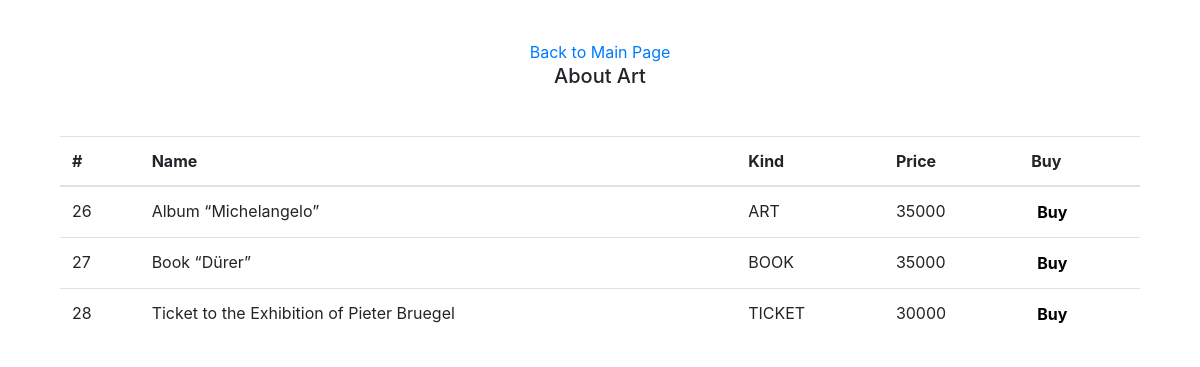
The app's page /BuyArt.php with its own data.
### tables this page shows
CREATE TABLE `product` (
  `id` int(11) NOT NULL,
  `name` varchar(50) NOT NULL,
  `image` text NOT NULL,
  `kind` varchar(50) NOT NULL,
  `price` int(100) NOT NULL
);

### db.php (called while the page is built, shortened)
<?php
class Db{
    private $host = "localhost";
    private $user = "root";
    private $password = "";
    private $database = "session";
    private $conn;
    function __construct() {
        $this->conn = $this->connectDB();
    }
    function connectDB() {
        $conn = mysqli_connect($this->host,$this->user,$this->password,$this->database);
        return $conn;
    }
    function query($query){
        $result = mysqli_query($this->conn, $query);
        while($row = mysqli_fetch_assoc($result)){
            $resultset[] = $row;
        }
        if(!empty($resultset)){
            return $resultset;
        }
    }
}
?>

### BuyArt.php (the view, shortened to what this page needs)
<!DOCTYPE html>
<html lang="en">
<head>
	<link rel="stylesheet" href="https://stackpath.bootstrapcdn.com/bootstrap/4.4.1/css/bootstrap.min.css"
>
</head>
<body>
	<div class="content">
		<div class="container">
			<div class="row mt-3">
				<div class="col-md-12">
					<div class="col-md-12 mb-5 text-center">
						<br>
						<a href="USER_MAIN_PAGE.php">Back to Main Page</a>
						<br>
						<h5>About Art</h5>
					</div>
					<div class="col-md-12">
						<?php
						require_once "db.php";
						$db = new Db();
						$q = $db->query("SELECT * FROM `product`");
						echo "<table class='table'><thead><tr><th scope='col'>#</th><th scope='col'>Name</th><th scope='col'>Kind</th><th scope='col'>Price</th><th scope='col'>Buy</th></tr></thead><tbody id='resusers'>";
						if (!empty($q)) {
							foreach ($q as $row) {
									echo "<tr><td>" . $row["id"] .
										"</td><td>" . $row["name"] .
										"</td><td>" . $row["kind"] .
										"</td><td>" . $row["price"] .
										"</td><td>" . "<button style='border:none; font-weight: 700; background-color: rgba(0,0,0,0);' class='buy'; type='submit' data-id='$row[id]'>Buy</button>" .
										"</td></tr>";
								}
							}
							echo "</tbody></table>";
						?>
					</div>
					<br>
					<br>
				</div>
			</div>
		</div>
	</div>
</body>
</html>

### records on screen
product: id "26", name "Album “Michelangelo”", kind "ART", price "35000"
product: id "27", name "Book “Dürer”", kind "BOOK", price "35000"
product: id "28", name "Ticket to the Exhibition of Pieter Bruegel", kind "TICKET", price "30000"
